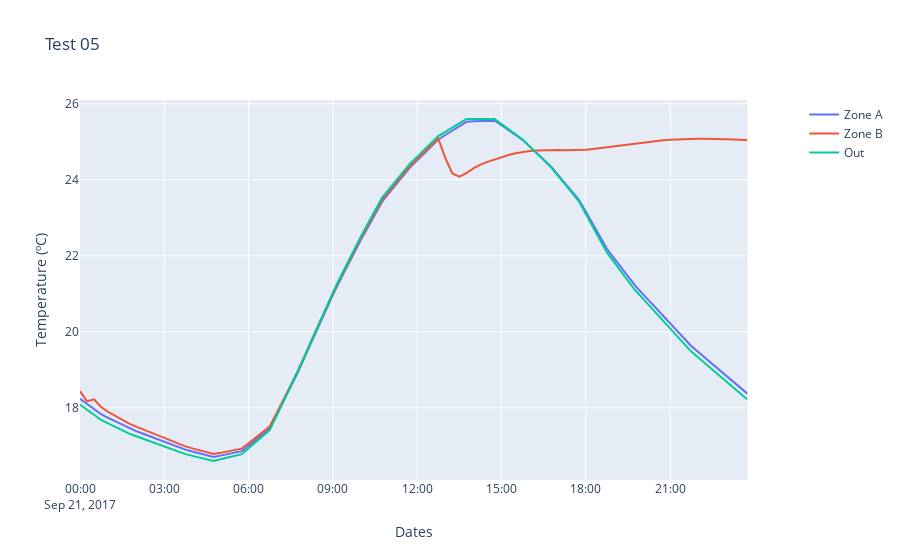

Write notebook code for a chart like this one.
### Code cell
t02.ao
t02.enumerate_data_headers("Site Outdoor Air Drybulb Temperature")

des_data = [(i,j,k) for i, j,k, in zip(["Zone Mean Air Temperature"]*2 + ["Site Outdoor Air Drybulb Temperature"], [0,1,0], ["Zone A", "Zone B", "Out"])]

t02d = t02.get_valid_data(des_data)

t02.plot_temps()
